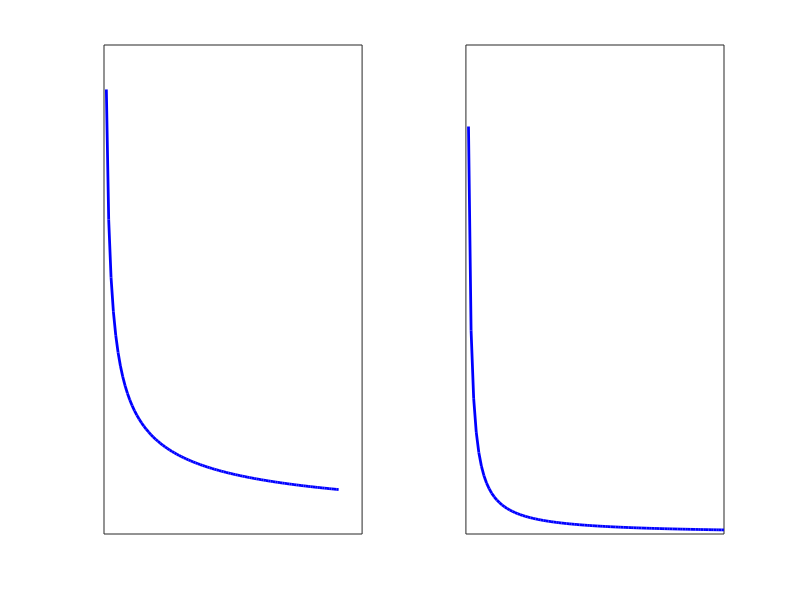

The MATLAB script that drew this image:
x=linspace(1,100);

figure;
%% snr vs scan time
subplot(1,2,1);
plot(x,1./sqrt(x),'b','LineWidth',2);
set(gca,'XTick',[]);
set(gca,'YTick',[]);
xlim([0,110]);

ylim([0,1.1]);

%% snr vs voxel size
subplot(1,2,2);
plot(x,1./(x),'b','LineWidth',2);
set(gca,'XTick',[]);
set(gca,'YTick',[]);
xlim([0,100]);

ylim([0,1.2]);
